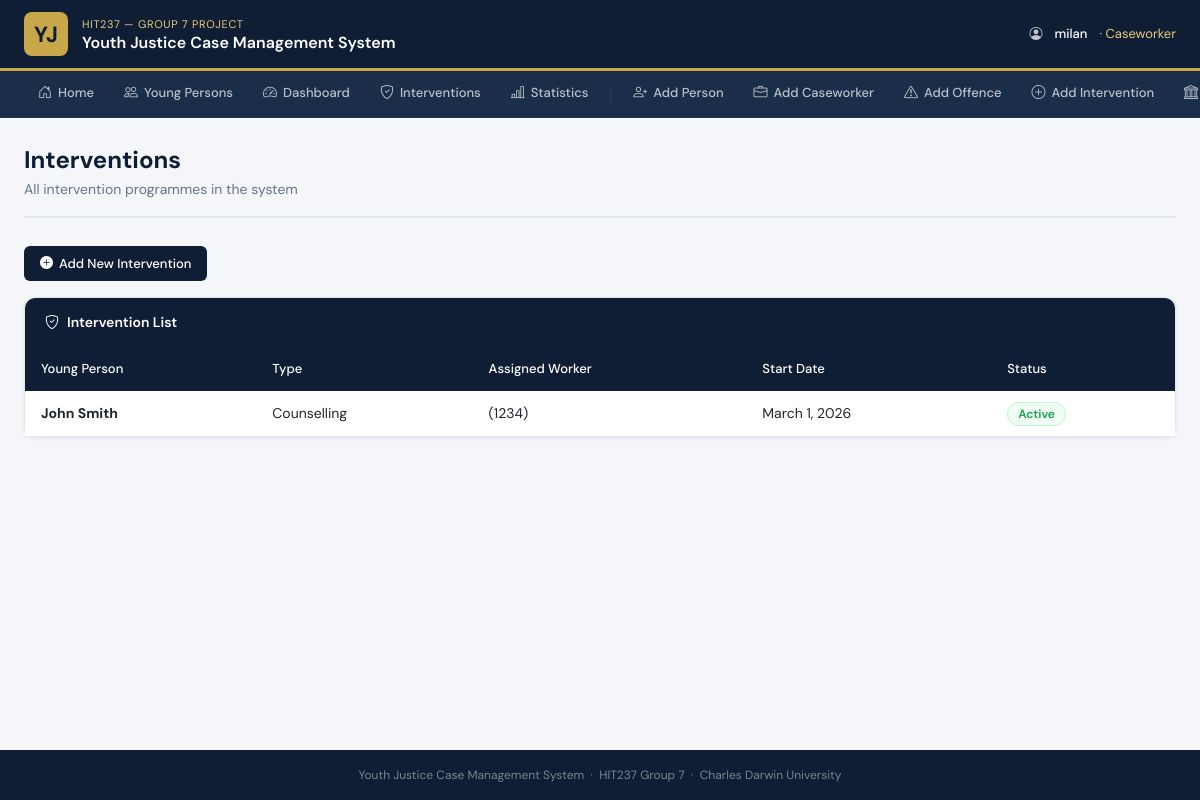
The page /intervention/ (signed in) on the database its author committed.
### accounts/models.py (models this page shows, shortened)
class CustomUser(AbstractUser):
    ROLE_CHOICES = [
        ('admin', 'Admin'),
        ('caseworker', 'Caseworker'),
    ]
    role = models.CharField(
        max_length=20,
        choices=ROLE_CHOICES,
        default='caseworker'
    )

### justice/models.py (models this page shows, shortened)
class Intervention(models.Model):
    STATUS_CHOICES = [
        ('active', 'Active'),
        ('completed', 'Completed'),
        ('discontinued', 'Discontinued'),
    ]
    young_person = models.ForeignKey(
        YoungPerson, on_delete=models.CASCADE, related_name='interventions')
    assigned_worker = models.ForeignKey(
        CaseWorker, on_delete=models.SET_NULL, null=True)
    intervention_type = models.CharField(max_length=100)
    start_date = models.DateField()
    end_date = models.DateField(null=True, blank=True)
    status = models.CharField(max_length=20, choices=STATUS_CHOICES)
    outcome = models.TextField(blank=True)

class YoungPerson(models.Model):
    RISK_CHOICES = [
        ('low', 'Low'),
        ('medium', 'Medium'),
        ('high', 'High'),
    ]
    first_name = models.CharField(max_length=100)
    last_name = models.CharField(max_length=100)
    date_of_birth = models.DateField()
    gender = models.CharField(max_length=20)
    postcode = models.CharField(max_length=10)
    risk_level = models.CharField(max_length=10, choices=RISK_CHOICES)
    objects = models.Manager()
    high_risk = HighRiskManager()
    caseworkers = models.ManyToManyField(CaseWorker, blank=True)
    class Meta:
            ordering = ['last_name', 'first_name']
    def __str__(self):
        return f"{self.first_name} {self.last_name}"

class CaseWorker(models.Model):
    user = models.OneToOneField(settings.AUTH_USER_MODEL, on_delete=models.CASCADE)
    employee_id = models.CharField(max_length=20)
    phone = models.CharField(max_length=15)
    department = models.CharField(max_length=100)
    def __str__(self):
        return f"{self.user.get_full_name()} ({self.employee_id})"

### justice/views.py (the view)
# urls.py: path('intervention/', views.InterventionListView.as_view(), name='intervention-list'),
class InterventionListView(LoginRequiredMixin, ListView):
    model = Intervention
    template_name = 'justice/intervention_list.html'
    context_object_name = 'interventions'
    def get_queryset(self):
        return Intervention.objects.select_related(
            'young_person', 'assigned_worker'
        )

### justice/templates/justice/intervention_list.html (shortened to what this page needs)
{% extends 'justice/base.html' %}
{% block content %}
<div class="page-header">
    <h1>Interventions</h1>
    <p>All intervention programmes in the system</p>
</div>
<div class="mb-3">
    <a href="{% url 'justice:intervention-create' %}" class="btn-gov">
        <i class="bi bi-plus-circle-fill"></i> Add New Intervention
    </a>
</div>
<div class="card">
    <div class="card-header-navy">
        <i class="bi bi-shield-check"></i> Intervention List
    </div>
    <div class="table-responsive">
        <table class="table mb-0">
            <thead>
                <tr>
                    <th>Young Person</th>
                    <th>Type</th>
                    <th>Assigned Worker</th>
                    <th>Start Date</th>
                    <th>Status</th>
                </tr>
            </thead>
            <tbody>
                {% for intervention in interventions %}
                <tr>
                    <td><strong>{{ intervention.young_person }}</strong></td>
                    <td>{{ intervention.intervention_type }}</td>
                    <td>{{ intervention.assigned_worker }}</td>
                    <td>{{ intervention.start_date }}</td>
                    <td>
                        {% if intervention.status == 'active' %}
                            <span class="badge-active">Active</span>
                        {% elif intervention.status == 'completed' %}
                            <span style="background:#e0f0ff; color:#004085; border:1px solid #b8daff; border-radius:20px; padding:3px 10px; font-size:12px; font-weight:600;">Completed</span>
                        {% else %}
                            <span class="badge-high-risk">Discontinued</span>
                        {% endif %}
                    </td>
                </tr>
                {% empty %}
                <tr>
                    <td colspan="5" style="text-align:center; color:var(--text-muted); padding:32px">
                        No interventions found.
                    </td>
                </tr>
                {% endfor %}
            </tbody>
        </table>
    </div>
</div>
<br><br><br>
{% endblock %}

### justice/templates/justice/base.html (shortened to what this page needs)
<!DOCTYPE html>
<html lang="en">
<head>
    <link href="https://cdn.jsdelivr.net/npm/bootstrap@5.3.0/dist/css/bootstrap.min.css" rel="stylesheet">
    <link href="https://cdn.jsdelivr.net/npm/bootstrap-icons@1.11.0/font/bootstrap-icons.css" rel="stylesheet">
</head>
<body>
<div class="gov-banner">
    <div class="gov-banner-inner">
        <a href="{% url 'justice:home' %}" class="gov-logo">
            <div class="gov-logo-badge">YJ</div>
            <div class="gov-logo-text">
                <div class="dept">HIT237 — Group 7 Project</div>
                <div class="system">Youth Justice Case Management System</div>
            </div>
        </a>
        <div class="gov-user-info">
            {% if user.is_authenticated %}
                <i class="bi bi-person-circle"></i>
                <span class="username">{{ user.username }}</span>
                {% if user.role %}<span style="color:var(--gold-light)">· {{ user.get_role_display }}</span>{% endif %}
            {% endif %}
        </div>
    </div>
</div>
<nav class="gov-nav">
    <div class="nav-inner">
        <a href="{% url 'justice:home' %}"><i class="bi bi-house-door"></i> Home</a>
        <a href="{% url 'justice:youngperson-list' %}"><i class="bi bi-people"></i> Young Persons</a>
        <a href="{% url 'justice:dashboard' %}"><i class="bi bi-speedometer2"></i> Dashboard</a>
        <a href="{% url 'justice:intervention-list' %}"><i class="bi bi-shield-check"></i> Interventions</a>
        <a href="{% url 'justice:stats' %}"><i class="bi bi-bar-chart-line"></i> Statistics</a>
        <a href="{% url 'justice:youngperson-create' %}"><i class="bi bi-person-plus"></i> Add Person</a>
        <a href="{% url 'justice:caseworker-create' %}"><i class="bi bi-briefcase"></i> Add Caseworker</a>
        <a href="{% url 'justice:offence-create' %}"><i class="bi bi-exclamation-triangle"></i>
Add Offence</a>
        <a href="{% url 'justice:intervention-create' %}"><i class="bi bi-plus-circle"></i> Add Intervention</a>
        <a href="{% url 'justice:courthearing-create' %}"><i class="bi bi-bank"></i> Add Hearing</a>
    </div>
</nav>
<div class="page-wrapper">
    {% block content %}{% endblock %}
</div>
<div class="gov-footer">
    Youth Justice Case Management System &nbsp;·&nbsp; HIT237 Group 7 &nbsp;·&nbsp; Charles Darwin University
</div>
</body>
</html>

### justice/templates/justice/base.html (style rules this page uses)
:root { --navy: #0f1e35; --navy-mid: #1a2e4a; --navy-light:#243852; --gold: #c9a84c; --gold-light:#e8c97a; --surface: #f4f6f9; --white: #ffffff; --text: #1e293b; --text-muted:#64748b; --border: #e2e8f0; }
* { box-sizing: border-box; }
body { font-family: 'DM Sans', sans-serif; background: var(--surface); color: var(--text); margin: 0; min-height: 100vh; }
.gov-banner { background: var(--navy); border-bottom: 3px solid var(--gold); }
.gov-banner-inner { display: flex; align-items: center; justify-content: space-between; padding: 12px 24px; }
.gov-logo { display: flex; align-items: center; gap: 14px; text-decoration: none; }
.gov-logo-badge { width: 44px; height: 44px; background: var(--gold); border-radius: 8px; display: flex; align-items: center; justify-content: center; font-size: 22px; color: var(--navy); font-weight: 700; flex-shrink: 0; }
.gov-logo-text { color: var(--white); }
.gov-logo-text .dept { font-size: 11px; font-weight: 400; color: var(--gold-light); letter-spacing: 0.06em; text-transform: uppercase; }
.gov-logo-text .system { font-size: 16px; font-weight: 600; line-height: 1.2; }
.gov-user-info { display: flex; align-items: center; gap: 12px; color: rgba(255,255,255,0.75); font-size: 13px; }
.gov-user-info .username { color: var(--white); font-weight: 500; }
.gov-nav { background: var(--navy-mid); border-bottom: 1px solid var(--navy-light); }
.gov-nav .nav-inner { display: flex; align-items: center; padding: 0 24px; overflow-x: auto; gap: 2px; }
.gov-nav a { color: rgba(255,255,255,0.70); text-decoration: none; font-size: 13px; font-weight: 500; padding: 11px 14px; border-bottom: 3px solid transparent; white-space: nowrap; display: flex; align-items: center; gap: 6px; transition: color 0.15s, border-color 0.15s; }
.gov-nav a i { font-size: 14px; }
.page-wrapper { padding: 28px 24px; max-width: 1280px; margin: 0 auto; }
.page-header { margin-bottom: 28px; padding-bottom: 16px; border-bottom: 2px solid var(--border); }
.page-header h1 { font-size: 24px; font-weight: 700; color: var(--navy); margin: 0 0 4px 0; }
.page-header p { color: var(--text-muted); margin: 0; font-size: 14px; }
.card { border: 1px solid var(--border); border-radius: 10px; box-shadow: 0 1px 4px rgba(0,0,0,0.06); background: var(--white); }
.card-header-navy { background: var(--navy); color: var(--white); border-radius: 10px 10px 0 0 !important; padding: 14px 20px; font-weight: 600; font-size: 14px; display: flex; align-items: center; gap: 8px; }
.table thead th { background: var(--navy); color: var(--white); font-weight: 500; font-size: 13px; border: none; padding: 12px 16px; }
.table tbody td { padding: 12px 16px; font-size: 14px; vertical-align: middle; border-color: var(--border); }
.btn-gov { background: var(--navy); color: var(--white); border: none; border-radius: 6px; padding: 8px 16px; font-size: 13px; font-weight: 500; font-family: 'DM Sans', sans-serif; text-decoration: none; display: inline-flex; align-items: center; gap: 6px; cursor: pointer; transition: background 0.15s; }
.badge-active { background: #f0fdf4; color: #16a34a; border: 1px solid #bbf7d0; border-radius: 20px; padding: 3px 10px; font-size: 12px; font-weight: 600; }
.gov-footer { background: var(--navy); color: rgba(255,255,255,0.45); text-align: center; font-size: 12px; padding: 16px; margin-top: 48px; position: fixed; bottom: 0; width: 100%; }

### rows shown on the page
CustomUser: username "milan", role "Caseworker"
Intervention: young_person "John Smith", intervention_type "Counselling", assigned_worker "(1234)", start_date "March 1, 2026", status "Active"
